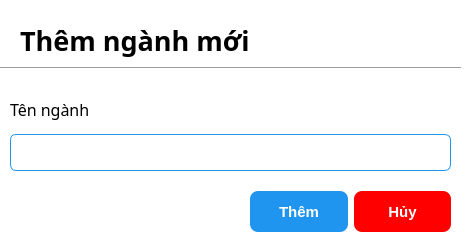
<?xml version="1.0" encoding="UTF-8"?>
<ui version="4.0">
 <class>Dialog</class>
 <widget class="QDialog" name="Dialog">
  <property name="geometry">
   <rect>
    <x>0</x>
    <y>0</y>
    <width>466</width>
    <height>242</height>
   </rect>
  </property>
  <property name="windowTitle">
   <string>Dialog</string>
  </property>
  <property name="styleSheet">
   <string notr="true">QDialog {
	background-color: white;
}

QLineEdit {
	border: 1px solid rgb(31, 149, 239);
	border-radius: 6px;
	padding-left: 15px;
	height: 35px;
}

QDateEdit {
	border: 1px solid rgb(31, 149, 239);
	border-radius: 6px;
	padding-left: 15px;
	height: 31px;
}

QComboBox {
	border: 1px solid rgb(31, 149, 239);
	border-radius: 6px;
	padding-left: 15px;
	height: 31px;
}</string>
  </property>
  <widget class="Line" name="line">
   <property name="geometry">
    <rect>
     <x>0</x>
     <y>60</y>
     <width>461</width>
     <height>16</height>
    </rect>
   </property>
   <property name="orientation">
    <enum>Qt::Horizontal</enum>
   </property>
  </widget>
  <widget class="QWidget" name="layoutWidget">
   <property name="geometry">
    <rect>
     <x>10</x>
     <y>90</y>
     <width>441</width>
     <height>81</height>
    </rect>
   </property>
   <layout class="QVBoxLayout" name="verticalLayout_8">
    <item>
     <layout class="QVBoxLayout" name="verticalLayout_5">
      <item>
       <widget class="QLabel" name="label_3">
        <property name="font">
         <font>
          <family>Poppins</family>
          <pointsize>12</pointsize>
         </font>
        </property>
        <property name="text">
         <string>Tên ngành</string>
        </property>
       </widget>
      </item>
      <item>
       <widget class="QLineEdit" name="majorNameEdit">
        <property name="minimumSize">
         <size>
          <width>0</width>
          <height>20</height>
         </size>
        </property>
       </widget>
      </item>
     </layout>
    </item>
   </layout>
  </widget>
  <widget class="QWidget" name="layoutWidget_2">
   <property name="geometry">
    <rect>
     <x>250</x>
     <y>190</y>
     <width>201</width>
     <height>43</height>
    </rect>
   </property>
   <layout class="QHBoxLayout" name="horizontalLayout_2">
    <item>
     <widget class="QPushButton" name="add_Btn">
      <property name="minimumSize">
       <size>
        <width>0</width>
        <height>41</height>
       </size>
      </property>
      <property name="styleSheet">
       <string notr="true">QPushButton {
	background-color: rgb(31, 149, 239);
	color: white;
	border: none;
	border-radius: 8px;
	font-weight: bold;
	font-size: 15px;
}</string>
      </property>
      <property name="text">
       <string>Thêm</string>
      </property>
     </widget>
    </item>
    <item>
     <widget class="QPushButton" name="cancel_Btn">
      <property name="minimumSize">
       <size>
        <width>0</width>
        <height>41</height>
       </size>
      </property>
      <property name="styleSheet">
       <string notr="true">QPushButton {
	background-color: red;
	color: white;
	border: none;
	border-radius: 8px;
	font-weight: bold;
	font-size: 15px;
}</string>
      </property>
      <property name="text">
       <string>Hủy</string>
      </property>
     </widget>
    </item>
   </layout>
  </widget>
  <widget class="QLabel" name="label">
   <property name="geometry">
    <rect>
     <x>20</x>
     <y>20</y>
     <width>301</width>
     <height>41</height>
    </rect>
   </property>
   <property name="font">
    <font>
     <family>Poppins</family>
     <pointsize>20</pointsize>
     <weight>75</weight>
     <bold>true</bold>
    </font>
   </property>
   <property name="text">
    <string>Thêm ngành mới</string>
   </property>
  </widget>
 </widget>
 <resources/>
 <connections/>
</ui>
